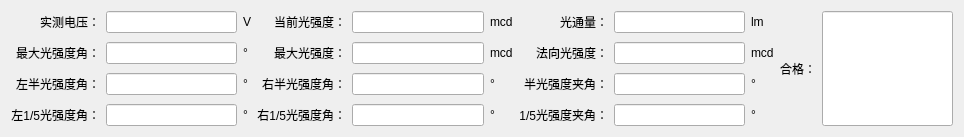
<?xml version="1.0" encoding="UTF-8"?>
<ui version="4.0">
 <class>HAngleTestDetailWidget</class>
 <widget class="QWidget" name="HAngleTestDetailWidget">
  <property name="geometry">
   <rect>
    <x>0</x>
    <y>0</y>
    <width>964</width>
    <height>127</height>
   </rect>
  </property>
  <property name="windowTitle">
   <string>Form</string>
  </property>
  <layout class="QGridLayout" name="gridLayout">
   <property name="verticalSpacing">
    <number>9</number>
   </property>
   <item row="0" column="1">
    <widget class="QLineEdit" name="lineEdit_001">
     <property name="minimumSize">
      <size>
       <width>100</width>
       <height>0</height>
      </size>
     </property>
     <property name="alignment">
      <set>Qt::AlignCenter</set>
     </property>
     <property name="readOnly">
      <bool>true</bool>
     </property>
    </widget>
   </item>
   <item row="3" column="3">
    <widget class="QLabel" name="label_032">
     <property name="text">
      <string>右1/5光强度角：</string>
     </property>
     <property name="alignment">
      <set>Qt::AlignRight|Qt::AlignTrailing|Qt::AlignVCenter</set>
     </property>
    </widget>
   </item>
   <item row="1" column="4">
    <widget class="QLineEdit" name="lineEdit_012">
     <property name="minimumSize">
      <size>
       <width>100</width>
       <height>0</height>
      </size>
     </property>
     <property name="alignment">
      <set>Qt::AlignCenter</set>
     </property>
     <property name="readOnly">
      <bool>true</bool>
     </property>
    </widget>
   </item>
   <item row="3" column="4">
    <widget class="QLineEdit" name="lineEdit_032">
     <property name="minimumSize">
      <size>
       <width>100</width>
       <height>0</height>
      </size>
     </property>
     <property name="alignment">
      <set>Qt::AlignCenter</set>
     </property>
     <property name="readOnly">
      <bool>true</bool>
     </property>
    </widget>
   </item>
   <item row="0" column="3">
    <widget class="QLabel" name="label_002">
     <property name="text">
      <string>当前光强度：</string>
     </property>
     <property name="alignment">
      <set>Qt::AlignRight|Qt::AlignTrailing|Qt::AlignVCenter</set>
     </property>
    </widget>
   </item>
   <item row="3" column="2">
    <widget class="QLabel" name="label_331">
     <property name="text">
      <string>°</string>
     </property>
     <property name="alignment">
      <set>Qt::AlignLeading|Qt::AlignLeft|Qt::AlignVCenter</set>
     </property>
    </widget>
   </item>
   <item row="2" column="0">
    <widget class="QLabel" name="label_021">
     <property name="text">
      <string>左半光强度角：</string>
     </property>
     <property name="alignment">
      <set>Qt::AlignRight|Qt::AlignTrailing|Qt::AlignVCenter</set>
     </property>
    </widget>
   </item>
   <item row="3" column="5">
    <widget class="QLabel" name="label_332">
     <property name="text">
      <string>°</string>
     </property>
     <property name="alignment">
      <set>Qt::AlignLeading|Qt::AlignLeft|Qt::AlignVCenter</set>
     </property>
    </widget>
   </item>
   <item row="2" column="1">
    <widget class="QLineEdit" name="lineEdit_021">
     <property name="minimumSize">
      <size>
       <width>100</width>
       <height>0</height>
      </size>
     </property>
     <property name="alignment">
      <set>Qt::AlignCenter</set>
     </property>
     <property name="readOnly">
      <bool>true</bool>
     </property>
    </widget>
   </item>
   <item row="3" column="7">
    <widget class="QLineEdit" name="lineEdit_033">
     <property name="minimumSize">
      <size>
       <width>100</width>
       <height>0</height>
      </size>
     </property>
     <property name="alignment">
      <set>Qt::AlignCenter</set>
     </property>
     <property name="readOnly">
      <bool>true</bool>
     </property>
    </widget>
   </item>
   <item row="2" column="4">
    <widget class="QLineEdit" name="lineEdit_022">
     <property name="minimumSize">
      <size>
       <width>100</width>
       <height>0</height>
      </size>
     </property>
     <property name="alignment">
      <set>Qt::AlignCenter</set>
     </property>
     <property name="readOnly">
      <bool>true</bool>
     </property>
    </widget>
   </item>
   <item row="2" column="6">
    <widget class="QLabel" name="label_023">
     <property name="text">
      <string>半光强度夹角：</string>
     </property>
     <property name="alignment">
      <set>Qt::AlignRight|Qt::AlignTrailing|Qt::AlignVCenter</set>
     </property>
    </widget>
   </item>
   <item row="3" column="6">
    <widget class="QLabel" name="label_033">
     <property name="text">
      <string>1/5光强度夹角：</string>
     </property>
     <property name="alignment">
      <set>Qt::AlignRight|Qt::AlignTrailing|Qt::AlignVCenter</set>
     </property>
    </widget>
   </item>
   <item row="1" column="6">
    <widget class="QLabel" name="label_013">
     <property name="text">
      <string>法向光强度：</string>
     </property>
     <property name="alignment">
      <set>Qt::AlignRight|Qt::AlignTrailing|Qt::AlignVCenter</set>
     </property>
    </widget>
   </item>
   <item row="0" column="6">
    <widget class="QLabel" name="label_003">
     <property name="text">
      <string>光通量：</string>
     </property>
     <property name="alignment">
      <set>Qt::AlignRight|Qt::AlignTrailing|Qt::AlignVCenter</set>
     </property>
    </widget>
   </item>
   <item row="0" column="5">
    <widget class="QLabel" name="label_302">
     <property name="text">
      <string>mcd</string>
     </property>
     <property name="alignment">
      <set>Qt::AlignLeading|Qt::AlignLeft|Qt::AlignVCenter</set>
     </property>
    </widget>
   </item>
   <item row="2" column="2">
    <widget class="QLabel" name="label_321">
     <property name="text">
      <string>°</string>
     </property>
     <property name="alignment">
      <set>Qt::AlignLeading|Qt::AlignLeft|Qt::AlignVCenter</set>
     </property>
    </widget>
   </item>
   <item row="2" column="5">
    <widget class="QLabel" name="label_322">
     <property name="text">
      <string>°</string>
     </property>
     <property name="alignment">
      <set>Qt::AlignLeading|Qt::AlignLeft|Qt::AlignVCenter</set>
     </property>
    </widget>
   </item>
   <item row="1" column="1">
    <widget class="QLineEdit" name="lineEdit_011">
     <property name="minimumSize">
      <size>
       <width>100</width>
       <height>0</height>
      </size>
     </property>
     <property name="alignment">
      <set>Qt::AlignCenter</set>
     </property>
     <property name="readOnly">
      <bool>true</bool>
     </property>
    </widget>
   </item>
   <item row="0" column="2">
    <widget class="QLabel" name="label_301">
     <property name="text">
      <string>V</string>
     </property>
     <property name="alignment">
      <set>Qt::AlignLeading|Qt::AlignLeft|Qt::AlignVCenter</set>
     </property>
    </widget>
   </item>
   <item row="1" column="5">
    <widget class="QLabel" name="label_312">
     <property name="text">
      <string>mcd</string>
     </property>
     <property name="alignment">
      <set>Qt::AlignLeading|Qt::AlignLeft|Qt::AlignVCenter</set>
     </property>
    </widget>
   </item>
   <item row="3" column="1">
    <widget class="QLineEdit" name="lineEdit_031">
     <property name="minimumSize">
      <size>
       <width>100</width>
       <height>0</height>
      </size>
     </property>
     <property name="alignment">
      <set>Qt::AlignCenter</set>
     </property>
     <property name="readOnly">
      <bool>true</bool>
     </property>
    </widget>
   </item>
   <item row="1" column="2">
    <widget class="QLabel" name="label_311">
     <property name="text">
      <string>°</string>
     </property>
     <property name="alignment">
      <set>Qt::AlignLeading|Qt::AlignLeft|Qt::AlignVCenter</set>
     </property>
    </widget>
   </item>
   <item row="1" column="3">
    <widget class="QLabel" name="label_012">
     <property name="text">
      <string>最大光强度：</string>
     </property>
     <property name="alignment">
      <set>Qt::AlignRight|Qt::AlignTrailing|Qt::AlignVCenter</set>
     </property>
    </widget>
   </item>
   <item row="1" column="7">
    <widget class="QLineEdit" name="lineEdit_013">
     <property name="minimumSize">
      <size>
       <width>100</width>
       <height>0</height>
      </size>
     </property>
     <property name="alignment">
      <set>Qt::AlignCenter</set>
     </property>
     <property name="readOnly">
      <bool>true</bool>
     </property>
    </widget>
   </item>
   <item row="2" column="3">
    <widget class="QLabel" name="label_022">
     <property name="text">
      <string>右半光强度角：</string>
     </property>
     <property name="alignment">
      <set>Qt::AlignRight|Qt::AlignTrailing|Qt::AlignVCenter</set>
     </property>
    </widget>
   </item>
   <item row="2" column="7">
    <widget class="QLineEdit" name="lineEdit_023">
     <property name="minimumSize">
      <size>
       <width>100</width>
       <height>0</height>
      </size>
     </property>
     <property name="alignment">
      <set>Qt::AlignCenter</set>
     </property>
     <property name="readOnly">
      <bool>true</bool>
     </property>
    </widget>
   </item>
   <item row="1" column="8">
    <widget class="QLabel" name="label_313">
     <property name="text">
      <string>mcd</string>
     </property>
     <property name="alignment">
      <set>Qt::AlignLeading|Qt::AlignLeft|Qt::AlignVCenter</set>
     </property>
    </widget>
   </item>
   <item row="0" column="0">
    <widget class="QLabel" name="label_001">
     <property name="text">
      <string>实测电压：</string>
     </property>
     <property name="alignment">
      <set>Qt::AlignRight|Qt::AlignTrailing|Qt::AlignVCenter</set>
     </property>
    </widget>
   </item>
   <item row="1" column="0">
    <widget class="QLabel" name="label_011">
     <property name="text">
      <string>最大光强度角：</string>
     </property>
     <property name="alignment">
      <set>Qt::AlignRight|Qt::AlignTrailing|Qt::AlignVCenter</set>
     </property>
    </widget>
   </item>
   <item row="3" column="0">
    <widget class="QLabel" name="label_031">
     <property name="text">
      <string>左1/5光强度角：</string>
     </property>
     <property name="alignment">
      <set>Qt::AlignRight|Qt::AlignTrailing|Qt::AlignVCenter</set>
     </property>
    </widget>
   </item>
   <item row="3" column="8">
    <widget class="QLabel" name="label_333">
     <property name="text">
      <string>°</string>
     </property>
     <property name="alignment">
      <set>Qt::AlignLeading|Qt::AlignLeft|Qt::AlignVCenter</set>
     </property>
    </widget>
   </item>
   <item row="2" column="8">
    <widget class="QLabel" name="label_323">
     <property name="text">
      <string>°</string>
     </property>
     <property name="alignment">
      <set>Qt::AlignLeading|Qt::AlignLeft|Qt::AlignVCenter</set>
     </property>
    </widget>
   </item>
   <item row="0" column="8">
    <widget class="QLabel" name="label_303">
     <property name="text">
      <string>lm</string>
     </property>
     <property name="alignment">
      <set>Qt::AlignLeading|Qt::AlignLeft|Qt::AlignVCenter</set>
     </property>
    </widget>
   </item>
   <item row="0" column="4">
    <widget class="QLineEdit" name="lineEdit_002">
     <property name="minimumSize">
      <size>
       <width>100</width>
       <height>0</height>
      </size>
     </property>
     <property name="alignment">
      <set>Qt::AlignCenter</set>
     </property>
     <property name="readOnly">
      <bool>true</bool>
     </property>
    </widget>
   </item>
   <item row="0" column="7">
    <widget class="QLineEdit" name="lineEdit_003">
     <property name="minimumSize">
      <size>
       <width>100</width>
       <height>0</height>
      </size>
     </property>
     <property name="alignment">
      <set>Qt::AlignCenter</set>
     </property>
     <property name="readOnly">
      <bool>true</bool>
     </property>
    </widget>
   </item>
   <item row="0" column="11" rowspan="4">
    <widget class="QLineEdit" name="lineEdit_004">
     <property name="sizePolicy">
      <sizepolicy hsizetype="Expanding" vsizetype="Expanding">
       <horstretch>0</horstretch>
       <verstretch>0</verstretch>
      </sizepolicy>
     </property>
     <property name="minimumSize">
      <size>
       <width>100</width>
       <height>0</height>
      </size>
     </property>
     <property name="alignment">
      <set>Qt::AlignCenter</set>
     </property>
     <property name="readOnly">
      <bool>true</bool>
     </property>
    </widget>
   </item>
   <item row="0" column="9" rowspan="4">
    <widget class="QLabel" name="label_004">
     <property name="text">
      <string>合格：</string>
     </property>
     <property name="alignment">
      <set>Qt::AlignRight|Qt::AlignTrailing|Qt::AlignVCenter</set>
     </property>
    </widget>
   </item>
  </layout>
 </widget>
 <tabstops>
  <tabstop>lineEdit_001</tabstop>
  <tabstop>lineEdit_002</tabstop>
  <tabstop>lineEdit_003</tabstop>
  <tabstop>lineEdit_004</tabstop>
  <tabstop>lineEdit_011</tabstop>
  <tabstop>lineEdit_012</tabstop>
  <tabstop>lineEdit_013</tabstop>
  <tabstop>lineEdit_021</tabstop>
  <tabstop>lineEdit_022</tabstop>
  <tabstop>lineEdit_023</tabstop>
  <tabstop>lineEdit_031</tabstop>
  <tabstop>lineEdit_032</tabstop>
  <tabstop>lineEdit_033</tabstop>
 </tabstops>
 <resources/>
 <connections/>
</ui>
